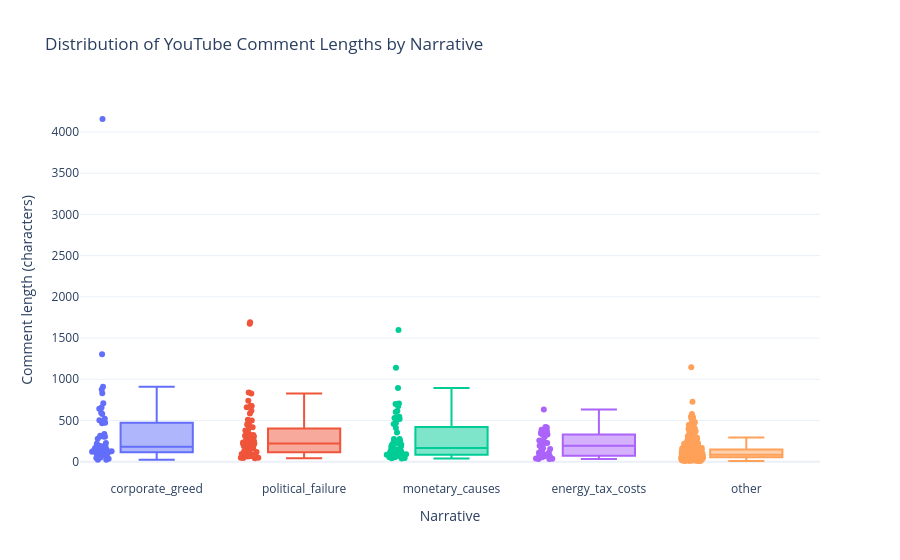

Here is the notebook cell this chart was saved with:
### Code cell
import pandas as pd
import plotly.express as px

# Nur Kommentare verwenden
comment_length_df = comments_classified.copy()

# Kommentarlänge berechnen
comment_length_df["comment_length"] = comment_length_df["comment"].str.len()

# Reihenfolge der Narrative
narrative_order = [
    "corporate_greed",
    "political_failure",
    "monetary_causes",
    "energy_tax_costs",
    "other"
]

# Interaktiver Box Plot
fig = px.box(
    comment_length_df,
    x="narrative",
    y="comment_length",
    color="narrative",
    category_orders={"narrative": narrative_order},
    points="all",    #all #outliers
    title="Distribution of YouTube Comment Lengths by Narrative",
    labels={
        "narrative": "Narrative",
        "comment_length": "Comment length (characters)"
    },
    hover_data=["comment"]
)

fig.update_layout(
    template="plotly_white",
    showlegend=False
)

fig.show()
